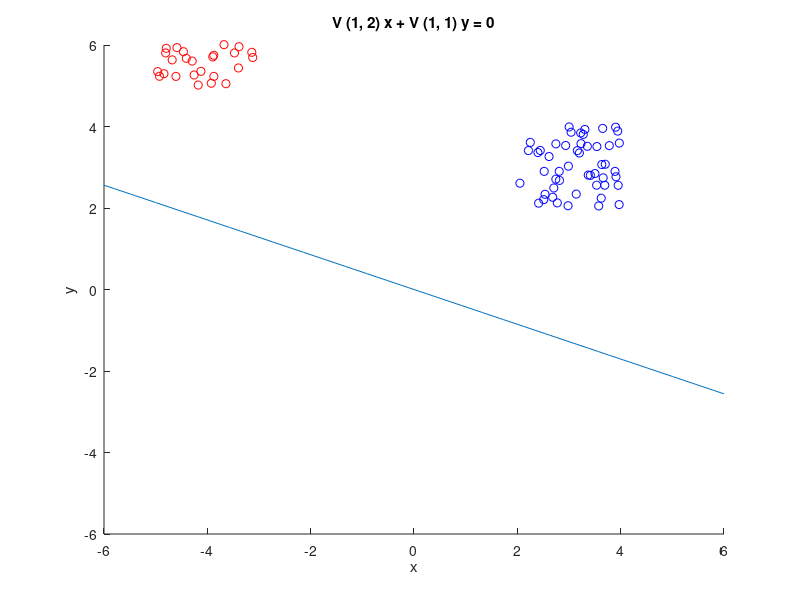

Source code (MATLAB): (Note: this script raises an error after producing the figure.)
function discriminantnclass
%%%%inteto de hacer un LDA a mano

%%%two classes
class1=[3+(2*rand(50,1)-1),3+(2*rand(50,1)-1)];
class2=[-4+(2*rand(50,1)-1),6+(2*rand(50,1)-1)];
class3=[10+(2*rand(50,1)-1),10+(2*rand(50,1)-1)];


m1=mean(class1)';
m2=mean(class2)';
S_1=cov(class1);
S_2=cov(class2);
S_w=S_1+S_2;
S_w1=inv(S_w);
w=S_w1*(m1-m2);

S_b=(m1-m2)*(m1-m2)';
[V,D]=eig(S_w1*S_b)

D=diag(D);
[Dsort,idx]=sort(D,'descend');

%sort the corresponding eigenvectors
Vsort=zeros(size(V));

for i=1:size(V,1)
    Vsort(:,i)=V(:,idx(i));
end

V=Vsort;
figure
scatter(class1(:,1),class1(:,2),'b')
hold on 
scatter(class2(:,1),class2(:,2),'r')

f=@(x,y) V(1,2)*x+V(1,1)*y;
h3= ezplot(f,[-6 6 -6 6]);
h3.Color = 'g';
hold off

class1p=V(:,1)'*class1';
class2p=V(:,1)'*class2';

figure
plot(class1p)
hold on
plot(class2p,'r')
hold off

figure

hist(class1p)
hold on 
hist(class2p)
hold off

%%% k classes

scatter(class1(:,1),class1(:,2),'b')
hold on 
scatter(class2(:,1),class2(:,2),'r')
scatter(class3(:,1),class3(:,2),'g')

m1=mean(class1)';
m2=mean(class2)';
m3=mean(class3)';
mo=mean([class1;class2;class3])';
S_1=cov(class1);
S_2=cov(class2);
S_3=cov(class3);
S_w=S_1+S_2+S_3;
S_w1=inv(S_w);

S_b=((m1-mo)*(m1-mo)'+(m2-mo)*(m2-mo)'+(m3-mo)*(m3-mo)')/3;
[V,D]=eig(S_w1*S_b)


D=diag(D);
[Dsort,idx]=sort(D,'descend');

%sort the corresponding eigenvectors
Vsort=zeros(size(V));

for i=1:size(V,1)
    Vsort(:,i)=V(:,idx(i));
end

V=Vsort
class1p=V(:,1)'*class1';
class2p=V(:,1)'*class2';
class3p=V(:,1)'*class3';

t=-6:1:6;
wx=t.*V(1,1);
wy=t.*V(1,2);

plot(wx,wy)
figure
plot(class1p)
hold on
plot(class2p,'r')
plot(class3p,'g')
hold off

figure

histogram(class1p)
hold on 
histogram(class2p)
histogram(class3p)
hold off

LDA([class1;class2;class3],'scatter',{'class1','class2','class3'},[size(class1,1);size(class1,1);size(class1,1)])
end

function LDA(data,titlevar,classes,nresult)
totalfiles=nresult;
means=ones(size(data,2),size(nresult,1));
S_classes=means;
means(:,1)=mean(data(1:nresult(1)))';
S_classes=cov(data(1:nresult(1)));
for i=2:size(nresult,1)
    means(:,i)=mean(data(totalfiles+1:nresult(i)+totalfiles,:))';
    S_classes=S_classes+cov(data(totalfiles+1:nresult(i)+totalfiles,:));
    totalfiles=totalfiles+nresult(i);
end   

mo=mean(data)';
S_w=S_classes;
S_w1=inv(S_w);

%S_b=((m1-mo)*(m1-mo)'+(m2-mo)*(m2-mo)'+(m3-mo)*(m3-mo)')/3;
S_b=zeros(size(S_w));
for i=1:size(nresult,1)
    S_b=S_b+(means(:,i)-mo)*(means(:,i)-mo)';
    
end
S_b=S_b./size(nresult,1);
[V,D]=eig(S_w1*S_b);


D=diag(D);
[Dsort,idx]=sort(D,'descend');

%sort the corresponding eigenvectors
Vsort=zeros(size(V));

for i=1:size(V,1)
    Vsort(:,i)=V(:,idx(i));
end

V=Vsort;

classp=V(:,1)'*data';


figure
histogram(classp(1:nresult(1)))
totalfiles=nresult(1);
hold on
for i=2:size(nresult,1)
    histogram(classp(totalfiles+1:nresult(i)+totalfiles));
    totalfiles=totalfiles+nresult(i);
end   
title(titlevar)
legend(classes,'Location','best')
hold off
end